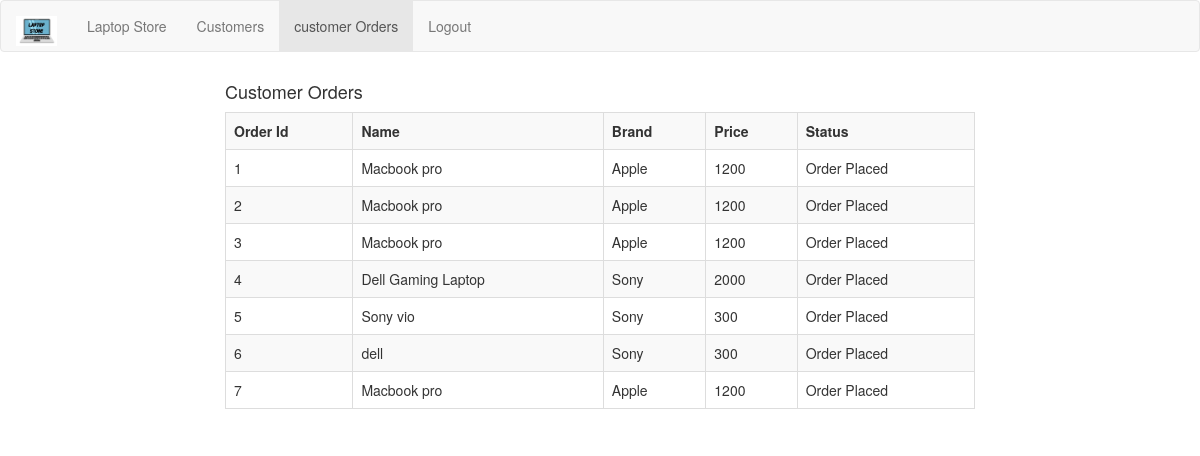
Page /laptop/orders.php on the committed database.
### tables this page shows
CREATE TABLE `orders` (
  `oid` int(11) NOT NULL,
  `email` varchar(100) NOT NULL,
  `name` varchar(100) NOT NULL,
  `brand` varchar(100) NOT NULL,
  `price` varchar(100) NOT NULL,
  `status` varchar(100) NOT NULL,
  `payment_id` int(11) NOT NULL
);

### laptop/orders.php (the view, shortened to what this page needs)
<!DOCTYPE html>
<html lang="en">
<head>
  <link rel="stylesheet" href="https://maxcdn.bootstrapcdn.com/bootstrap/3.4.1/css/bootstrap.min.css">
</head>
<body>
<nav class="navbar navbar-default">
  <div class="container-fluid">
    <div class="navbar-header">
      <a class="navbar-brand" href="#">
          <img src="images/logo.jpeg" style="width:100%;height:30px" />
      </a>
    </div>
    <ul class="nav navbar-nav">
        <li ><a href="adminhome.php"> Laptop Store</a></li>
      <li><a href="managecustomers.php">Customers</a></li>
      <li class="active"><a href="orders.php">customer Orders</a></li>
       <li><a href="logout.php">Logout</a></li>
    </ul>
  </div>
</nav>
        <div class="container">
            <div class="row">
                <div class="col-lg-2 posts-list"></div>
                <div class="col-lg-8 posts-list">
                    <div class="comment-form">
                        <h4>Customer Orders </h4>
                       <table class="table table-bordered table-striped">
                           <tr>
                               <th>Order Id</th>
                               <th>Name</th>
                                <th>Brand</th>
                               <th>Price</th>
                               <th>Status</th>
                           </tr>
                           <?php
                           include 'config.php';
                                $conn = mysqli_connect($dbServername,$dbUsername,$dbPass,$dbName);
                                $sql = "SELECT * FROM orders";
                                $result = mysqli_query($conn, $sql);
                                if (mysqli_num_rows($result) > 0) {
                                  while($row = mysqli_fetch_assoc($result)) {
                                    echo "<tr><td> " . $row["oid"]. " </td> <td> " . $row["name"]. " </td><td> " . $row["brand"]. "</td><td> " . $row["price"]. "</td>
                                    <td> " . $row["status"]. "</td>
                        </tr>
                                    ";
                                  }
                                } else {
                                  echo "Something went wrong";
                                }
                           ?>
                       </table>
                    </div>
                </div>
                <div class="col-lg-2 posts-list"></div>
            </div>
        </div>
</body>
</html>

### rows in the picture
orders: oid "1", name "Macbook pro", brand "Apple", price "1200", status "Order Placed"
orders: oid "2", name "Macbook pro", brand "Apple", price "1200", status "Order Placed"
orders: oid "3", name "Macbook pro", brand "Apple", price "1200", status "Order Placed"
orders: oid "4", name "Dell Gaming Laptop", brand "Sony", price "2000", status "Order Placed"
orders: oid "5", name "Sony vio", brand "Sony", price "300", status "Order Placed"
orders: oid "6", name "dell", brand "Sony", price "300", status "Order Placed"
orders: oid "7", name "Macbook pro", brand "Apple", price "1200", status "Order Placed"
